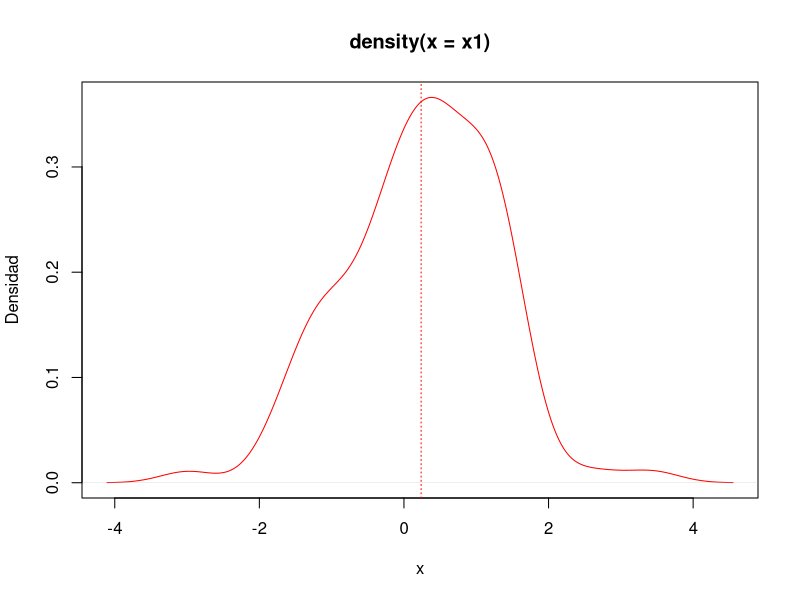
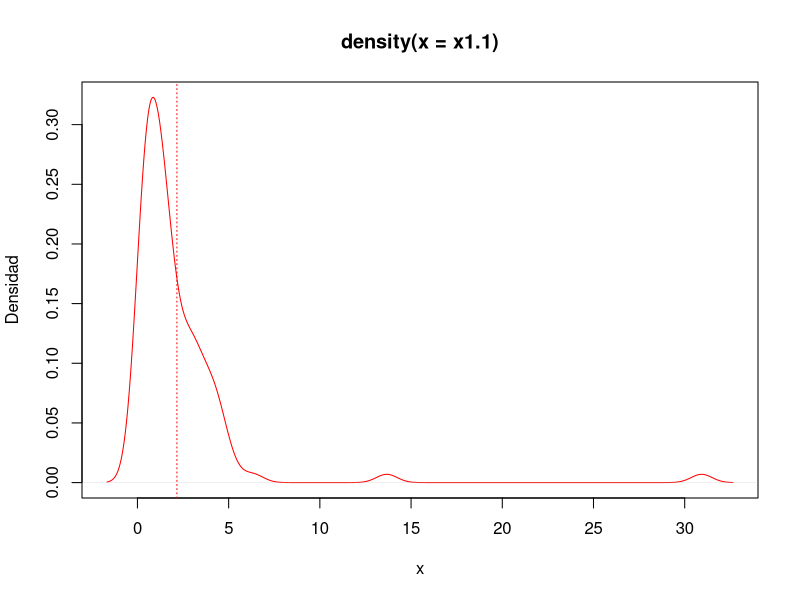

The R script that drew these images, in order: (Note: this script raises an error after producing the figures.)
## ---- chunk 1
set.seed(5145)

x1 <- rnorm(100)

plot(density(x1), col = "red", xlab = "x", ylab = "Densidad")
abline(v = mean(x1), col = "red", lty = 3)
## ---- chunk 2
x1.1 <- exp(x1)

plot(density(x1.1), col = "red", xlab = "x", ylab = "Densidad")
abline(v = mean(x1.1), col = "red", lty = 3)
## ---- chunk 3
knitr::include_graphics("Figuras/Ejemplo-procesos.png")
## ---- chunk 4
knitr::include_graphics("Figuras/Moran-1-1.png")
## ---- chunk 5
knitr::include_graphics("Figuras/Moran-2-1.png")
